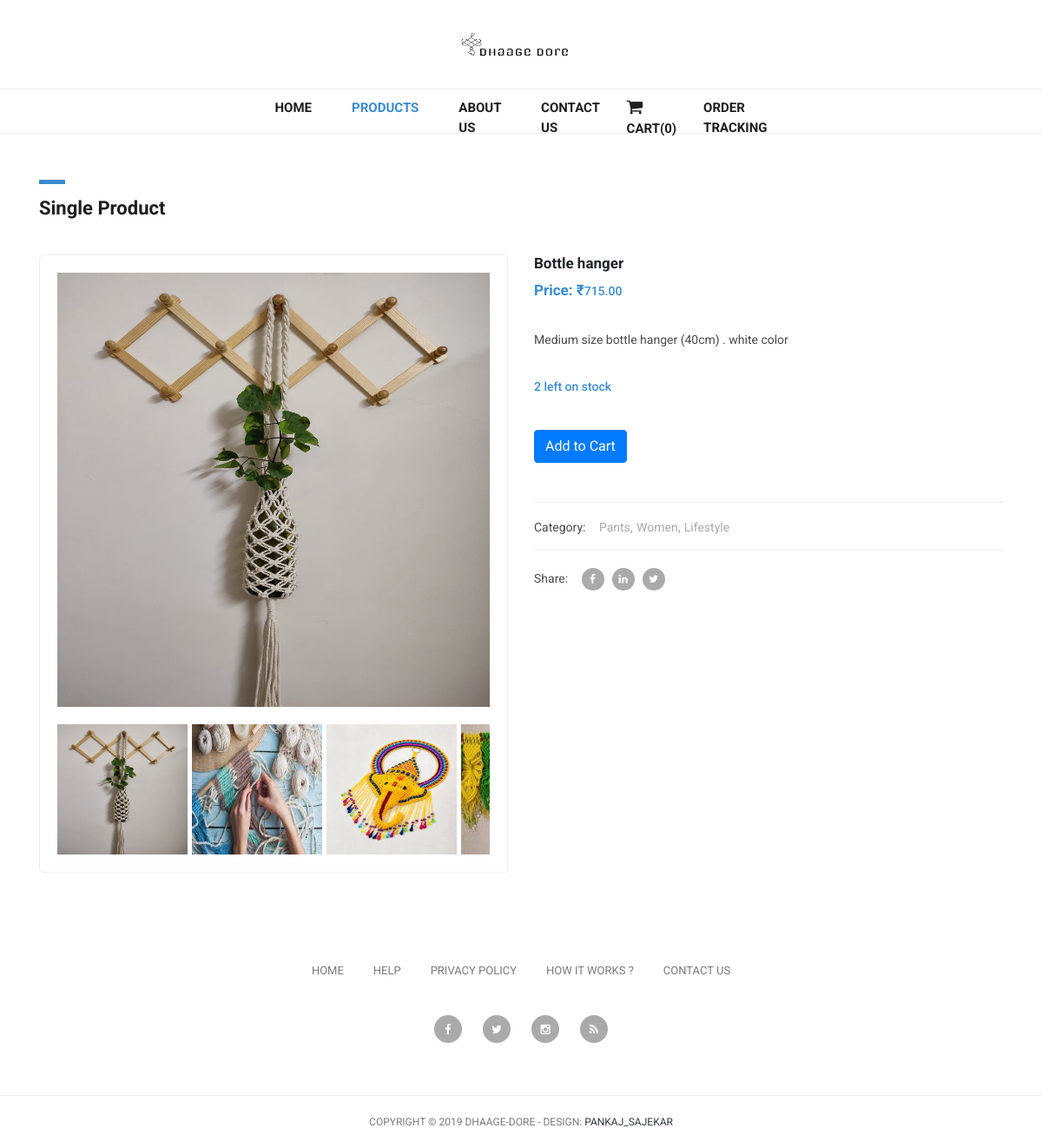
/singleproduct/bottle-hanger, run on the app's committed database.
### app/models.py (models this page shows, shortened)
class Products(models.Model):
    product_img = models.ImageField(upload_to="blogimages/", blank=False)
    product_title = models.CharField(max_length=30, unique=True)
    product_price = models.DecimalField(max_digits=10, decimal_places=2, null=True, blank=True)
    product_desc = models.TextField()
    product_count = models.CharField(max_length=10)
    product_slug = models.SlugField(blank=True, null=True, unique=True)
    time = models.DateTimeField(auto_now_add=True)

class ProductImage(models.Model):
    product = models.ForeignKey(Products, verbose_name='Product Title', default=None, on_delete=models.CASCADE)
    product_images = models.ImageField(verbose_name='Image', upload_to='blogimages/')
    class Meta:
        verbose_name_plural = 'Product Images'

### app/views.py (the view)
# urls.py: path('singleproduct/<slug:slug>', views.singleproduct, name='singleproduct'),
def singleproduct(request, slug):
    sproduct = Products.objects.get(product_slug=slug)
    product_imgs = ProductImage.objects.filter(product=sproduct)
    context = {"sproduct": sproduct, "product_images": product_imgs}
    return render(request, "singleproduct.html", context)

### templates/singleproduct.html (shortened to what this page needs)
{% extends "base.html" %}
{% load static %}
{% block productsactive %}active{% endblock productsactive %}%}
{% block body %}
    <div class="single-product">
      <div class="container">
        <div class="row">
          <div class="col-md-12">
            <div class="section-heading">
              <div class="line-dec"></div>
              <h1>Single Product</h1>
            </div>
          </div>
          <div class="col-md-6">
            <div class="product-slider">
              <div id="slider" class="flexslider">
                <ul class="slides" >
                  <li>
                    <img id="imgsrc{{sproduct.id}}" src="{{sproduct.product_img.url}}" style="height:500px;"/>
                  </li>
                </ul>
              </div>
              <div id="carousel" class="flexslider">
                <ul class="slides">
                  <li>
                    <img src="{{sproduct.product_img.url}}" style="height:150px; width:150px;"/>
                  </li>
                  {% for product_image in product_images%}
                  <li>
                    <img src="{{product_image.product_images.url}}" style="height:150px; width:150px;"/>
                  </li>
                  {% endfor %}
                </ul>
              </div>
            </div>
          </div>
          <div class="col-md-6">
            <div class="right-content">
              <h4 id="name{{sproduct.id}}">{{sproduct.product_title}}</h4>
              <h6>Price: ₹<span id="price{{sproduct.id}}">{{sproduct.product_price}}</span></h6>
              <p>{{sproduct.product_desc}}</p>
              <span>{{sproduct.product_count}} left on stock</span>
              <br><br>
                <span id="div{{sproduct.id}}" class="div">
                            <button id="{{sproduct.id}}" class="cart btn btn-primary">Add to Cart</button>
                        </span>
              <div class="down-content">
                <div class="categories">
                  <h6>Category: <span><a href="#">Pants</a>,<a href="#">Women</a>,<a href="#">Lifestyle</a></span></h6>
                </div>
                <div class="share">
                  <h6>Share: <span><a href="#"><i class="fa fa-facebook"></i></a><a href="#"><i class="fa fa-linkedin"></i></a><a href="#"><i class="fa fa-twitter"></i></a></span></h6>
                </div>
              </div>
            </div>
          </div>
        </div>
      </div>
    </div>
{% endblock body %}

### static/css/tooplate-main.css (style rules this page uses)
body { font-family: 'Roboto', sans-serif; transition: all 0.5s; }
p { margin-bottom: 0px; font-size: 14px; color: #4a4a4a; line-height: 24px; }
a { text-decoration: none!important; }
.section-heading { margin-top: 80px; margin-bottom: 40px; }
.section-heading .line-dec { width: 30px; height: 5px; background-color: #3a8bcd; }
.section-heading h1 { font-size: 22px; font-weight: 700; color: #1e1e1e; margin-top: 15px; }
.single-product .product-slider { padding: 20px; border: 1px solid #eee!important; border-radius: 5px; }
.flexslider { border: none!important; }
#carousel { margin-top: 20px; }
#carousel .slides li { width: 150px!important; }
.single-product .right-content h4 { font-size: 17px; font-weight: 700; margin-top: 0px; }
.single-product .right-content h6 { color: #3a8bcd; font-size: 17px; font-weight: 700; margin-top: 10px; }
.single-product .right-content p { margin-top: 20px; margin-bottom: 30px; }
.single-product .right-content span { font-size: 14px; color: #3a8bcd; font-weight: 500; display: inline-block; margin-bottom: 15px; }
.single-product .right-content .down-content span { margin-bottom: 0px; display: inline-block; margin-left: 8px; color: #aaa; }
.single-product .right-content .down-content span a { color: #aaa; font-weight: 400; margin-left: 4px; transition: all 0.5s; }
.single-product .right-content .down-content span a i { transition: all 0.5s; background-color: #aaa; width: 26px; height: 26px; display: inline-block; text-align: center; line-height: 26px; border-radius: 50%; color: #fff; font-size: 12px; margin-right: 5px; }
.single-product .right-content .down-content .categories { border-top: 1px solid #eee; margin-top: 30px; padding: 10px 0px; }
.single-product .right-content .down-content .share { border-top: 1px solid #eee; padding: 10px 0px; }
.single-product .right-content .down-content h6 { font-size: 14px; color: #4a4a4a; font-weight: 400; }

### static/css/flex-slider.css (style rules this page uses)
.slides, .slides > li, .flex-control-nav, .flex-direction-nav { margin: 0; padding: 0; list-style: none; }
.flexslider { margin: 0; padding: 0; }
.flexslider .slides > li { display: none; -webkit-backface-visibility: hidden; }
.flexslider .slides img { width: 100%; display: block; }
.flexslider .slides:after { content: "\0020"; display: block; clear: both; visibility: hidden; line-height: 0; height: 0; }
.flexslider { margin: 0; background: #fff; border: 4px solid #fff; position: relative; zoom: 1; -webkit-border-radius: 4px; -moz-border-radius: 4px; border-radius: 4px; -webkit-box-shadow: '' 0 1px 4px rgba(0, 0, 0, 0.2); -moz-box-shadow: '' 0 1px 4px rgba(0, 0, 0, 0.2); -o-box-shadow: '' 0 1px 4px rgba(0, 0, 0, 0.2); box-shadow: '' 0 1px 4px rgba(0, 0, 0, 0.2); }
.flexslider .slides { zoom: 1; }
.flexslider .slides img { height: auto; -moz-user-select: none; }

### data on the page
Products: product_img (picture), product_title "Bottle hanger", product_price "715.00", product_desc "Medium size bottle hanger (40cm) . white color", product_count "2"
ProductImage: product_images (picture)
ProductImage: product_images (picture)
ProductImage: product_images (picture)
